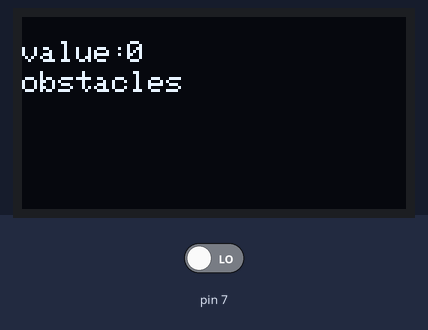
The sketch below on a simulated Arduino Uno, built with avr-gcc and run on an emulated ATmega328P. Shown: 128×64 one-colour display. Inputs (shaded band) come from the test bench; at power-on: pin 7 LOW.

Above: at 2.8 s.
2.9 s: pin 7 driven HIGH
At 3.6 s:
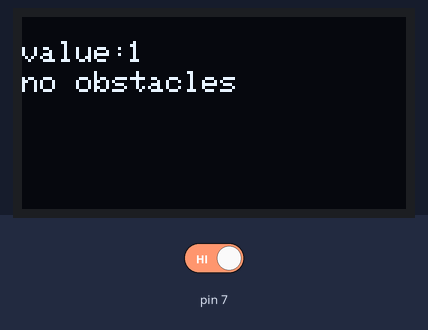
4.6 s: pin 7 driven LOW
At 6.0 s:
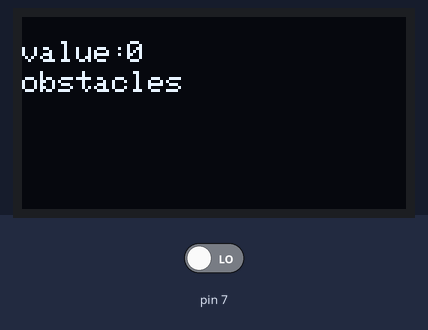
Timing chart, 0 to 7.6 s (numbered marks = the images above; inputs shaded):
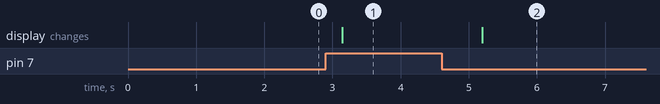

The sketch:

lesson5.ino
```cpp
#include <Adafruit_GFX.h>
#include <Adafruit_SSD1306.h>
#include <SimpleDHT.h>
// Initialize OLED display object and set resolution to 128x64
Adafruit_SSD1306 display = Adafruit_SSD1306(128, 64, &Wire);

int value=0;
void setup() {
  // Initialize OLED display screen
  display.begin(SSD1306_SWITCHCAPVCC, 0x3C);
  display.clearDisplay();
  pinMode(7,INPUT);
}

void loop() {
  display.setTextSize(1);
  display.setTextColor(WHITE);
  value = digitalRead(7); // get adc value
   // Set Text Style
  display.setCursor(0, 8);
  display.println("value:");
  display.setCursor(35, 8);
  display.println(value);
  if(value==1){
    display.setCursor(0, 18);
    display.println("no obstacles");
  }else{
    display.setCursor(0, 18);
    display.println("obstacles");
  }
  display.display();
  delay(1000);
  display.clearDisplay();
}
```

Measured:
- after the input at 2.9 s, the display: changes after 0.24 s (image 1)
- after the input at 4.6 s, the display: changes after 0.60 s (image 2)
